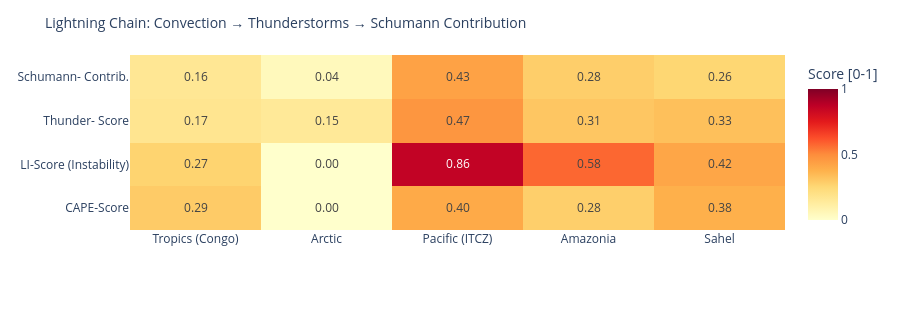

Here is the notebook cell this chart was saved with:
### Code cell
# ============================================================
# LIGHTNING CHAIN: Convection → Thunderstorms → Schumann
# Shows the causal chain per measurement point as heatmap
# ============================================================

def cape_score(v):
    """CAPE → normalized score [0,1]"""
    if v is None or pd.isna(v): return 0.0
    return min(1.0, float(v) / 3000)

def li_score(v):
    """Lifted Index: negative = unstable → score [0,1]"""
    if v is None or pd.isna(v): return 0.3
    return min(1.0, max(0.0, (-float(v) + 6) / 12))

def cloud_score(v):
    if v is None or pd.isna(v): return 0.3
    return float(v) / 100

def thunder_score(row):
    """Kombinierter Gewitterwahrscheinlichkeits-Score
    CAPE + LI + Bedeckung + WMO-Gewitter + konvektiver Niederschlag (showers)
    Hinweis: X-Ray und Kp sind kein Bestandteil – nur geomagn./solarer Kontext.
    """
    cs = cape_score(row.get('cape'))
    ls = li_score(row.get('li'))
    cl = cloud_score(row.get('cloud'))
    t  = 1.0 if row.get('thunderstorm') else 0.0
    # Convective precipitation (showers) as additional indicator
    sh = min(1.0, (row.get('showers') or 0) / 5.0)
    return round(cs * 0.30 + ls * 0.25 + cl * 0.15 + t * 0.20 + sh * 0.10, 3)

def schumann_contribution(t_score, lat):
    """Schumann contribution: higher in tropics (±30°), scaled by thunderstorm score"""
    lat_weight = max(0.3, 1.0 - abs(lat) / 60)
    return round(t_score * lat_weight, 3)

df_atm['cape_score']   = df_atm.apply(lambda r: cape_score(r['cape']), axis=1)
df_atm['li_score']     = df_atm.apply(lambda r: li_score(r['li']),    axis=1)
df_atm['thunder_score']= df_atm.apply(lambda r: thunder_score(r.to_dict()), axis=1)
df_atm['schumann_contribution'] = df_atm.apply(
    lambda r: schumann_contribution(r['thunder_score'], r['lat']), axis=1)

metrics = ['cape_score', 'li_score', 'thunder_score', 'schumann_contribution']
labels  = ['CAPE-Score', 'LI-Score\n(Instability)', 'Thunder-\nScore', 'Schumann-\nContrib.']
z_data  = [df_atm[m].tolist() for m in metrics]

fig = go.Figure(go.Heatmap(
    z=z_data,
    x=df_atm['point'].tolist(),
    y=labels,
    colorscale='YlOrRd',
    zmin=0, zmax=1,
    text=[[f'{v:.2f}' for v in row] for row in z_data],
    texttemplate='%{text}', textfont=dict(size=12),
    colorbar=dict(title='Score [0-1]')
))
fig.update_layout(
    title=dict(text='Lightning Chain: Convection → Thunderstorms → Schumann Contribution', font=dict(size=14)),
    height=310,
    plot_bgcolor='rgba(0,0,0,0)', paper_bgcolor='rgba(0,0,0,0)',
    margin=dict(l=130, r=80, t=55, b=80)
)
fig.show()

### Figure 1 — Plotly figure (JSON) as saved in the notebook; plotly's stock layout.template omitted (floating-point values rounded to 4 significant figures)
{"data": [{"colorbar": {"title": {"text": "Score [0-1]"}}, "colorscale": [[0.0, "rgb(255,255,204)"], [0.125, "rgb(255,237,160)"], [0.25, "rgb(254,217,118)"], [0.375, "rgb(254,178,76)"], [0.5, "rgb(253,141,60)"], [0.625, "rgb(252,78,42)"], [0.75, "rgb(227,26,28)"], [0.875, "rgb(189,0,38)"], [1.0, "rgb(128,0,38)"]], "text": [["0.29", "0.00", "0.40", "0.28", "0.38"], ["0.27", "0.00", "0.86", "0.58", "0.42"], ["0.17", "0.15", "0.47", "0.31", "0.33"], ["0.16", "0.04", "0.43", "0.28", "0.26"]], "textfont": {"size": 12}, "texttemplate": "%{text}", "type": "heatmap", "x": ["Tropics (Congo)", "Arctic", "Pacific (ITCZ)", "Amazonia", "Sahel"], "y": ["CAPE-Score", "LI-Score\n(Instability)", "Thunder-\nScore", "Schumann-\nContrib."], "z": [[0.2933, 0.0, 0.4033, 0.2833, 0.3833], [0.2667, 0.0, 0.8583, 0.575, 0.4167], [0.174, 0.15, 0.468, 0.311, 0.329], [0.162, 0.045, 0.429, 0.285, 0.258]], "zmax": 1, "zmin": 0}], "layout": {"height": 310, "margin": {"b": 80, "l": 130, "r": 80, "t": 55}, "paper_bgcolor": "rgba(0,0,0,0)", "plot_bgcolor": "rgba(0,0,0,0)", "title": {"font": {"size": 14}, "text": "Lightning Chain: Convection → Thunderstorms → Schumann Contribution"}}}
